Frame 1 (no input): blank canvas, image omitted
Frame 60 (the mouse pressed at the canvas centre just before this capture): blank canvas, image omitted
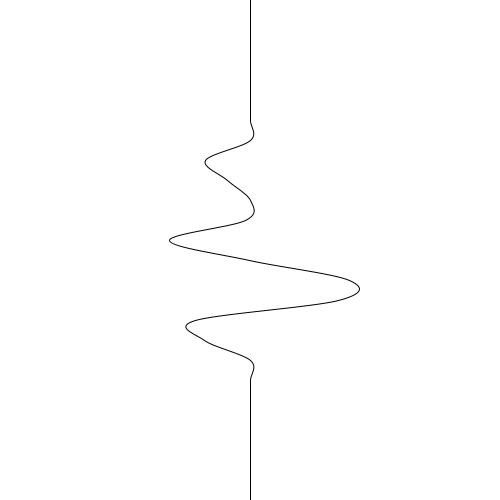
Frame 120 (the mouse held since frame 60 and released just before this capture)

The Processing sketch whose frames 1 and 60 were blank and that drew this single picture after the mouse press (run headless with seeded random() and noise(); from frame 60 on, the mouse is pressed at the canvas centre):

// Processing sketch: processing_61910
// ── processing_61910.pde

float [] x = new float [32];
float [] y = new float [32];


void setup () {
  size (500, 500);

  int boxnum = 0;

  while (boxnum < x.length)
  {
    x [boxnum] = 250;
    y [boxnum] = (boxnum-2)*20;
    boxnum = boxnum+1;
  }
}
void draw () {
  background (255);
  int boxnum = 0;
  beginShape();
  noFill();
  while (boxnum <  x.length)
  {
    curveVertex (x[boxnum], y[boxnum]);
    //ellipse(x[boxnum], y[boxnum], 10,10);
    if (mousePressed) {
      float d = dist(x[boxnum], y[boxnum], mouseX, mouseY);

      if (d<100) {
        x[boxnum] = x[boxnum] + random(-10, 10);
      }
    }

    boxnum = boxnum+1;
  }

  endShape();
}
